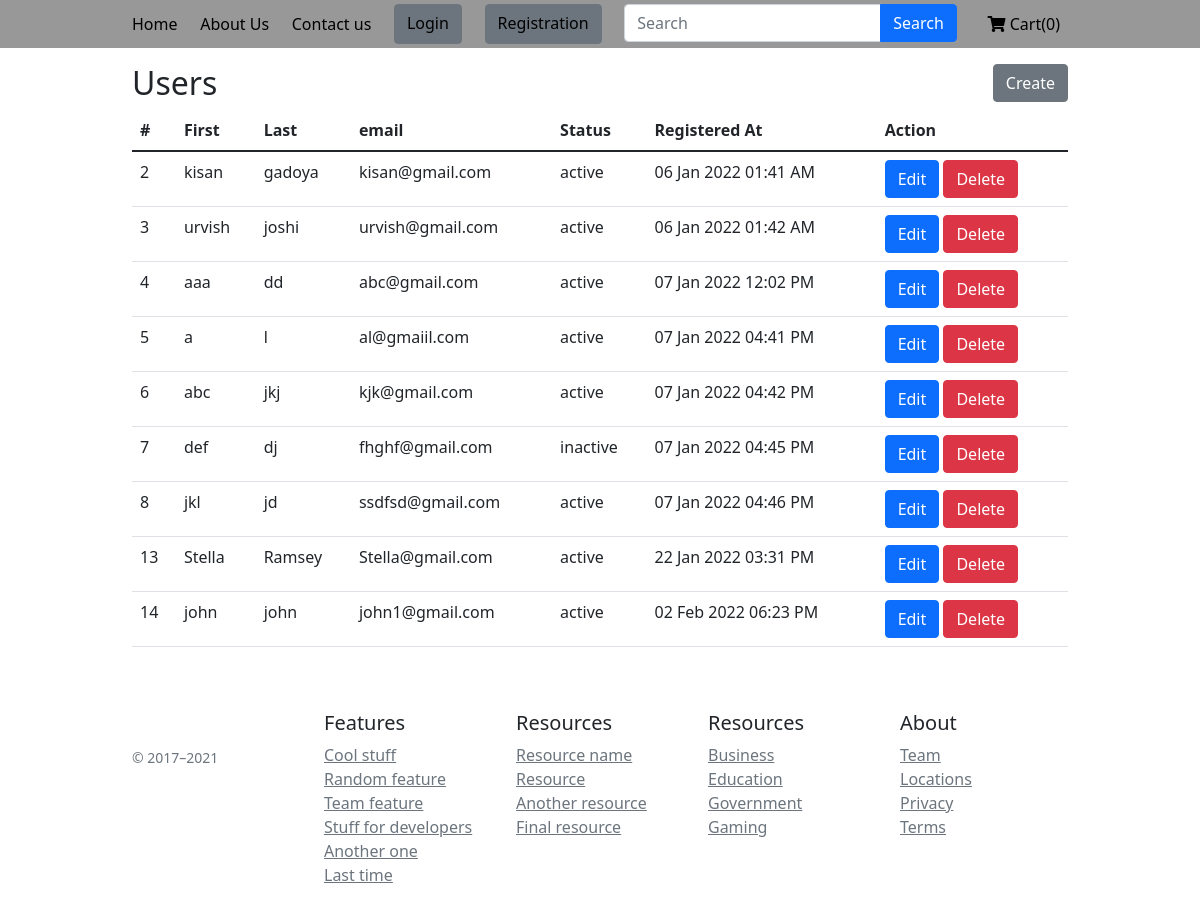
/users-list.php, run on the app's committed database.
### tables this page shows
CREATE TABLE `users` (
  `id` int(11) NOT NULL,
  `first_name` varchar(64) NOT NULL,
  `last_name` varchar(64) NOT NULL,
  `status` enum('active','inactive') NOT NULL DEFAULT 'active',
  `email` varchar(255) NOT NULL,
  `dob` date DEFAULT NULL,
  `gender` enum('Male','Female') NOT NULL DEFAULT 'Male',
  `height` float NOT NULL,
  `password` text NOT NULL,
  `user_type` int(4) NOT NULL DEFAULT 2 COMMENT '1-admin,2-user',
  `created_at` datetime NOT NULL DEFAULT current_timestamp()
);

### pages/users-list.php (called while the page is built, shortened)
<?php
$query = "select * from users where user_type='2'";
$result = mysqli_query($mysqli, $query);

### include/functions.php (called while the page is built, shortened)
<?php
function formattedDateTime($date)
{
    return date("d M Y h:i A", strtotime($date));
}

### users-list.php (the view, shortened to what this page needs)
<?php
include './include/top.php';
include './pages/users-list.php';
?>
<div class="container">
  <div class="row">
    <div class="col-6 mt-3">
      <h2>Users</h2>
    </div>
    <div class="col-6 mt-3 text-end"><a href="users-create.php" class="btn btn-secondary">Create</a></div>
  </div>
  <table class="table">
    <thead>
      <tr>
        <th scope="col">#</th>
        <th scope="col">First</th>
        <th scope="col">Last</th>
        <th scope="col">email</th>
        <th scope="col">Status</th>
        <th scope="col">Registered At</th>
        <th scope="col">Action</th>
      </tr>
    </thead>
    <tbody>
      <?php
      while ($row = mysqli_fetch_array($result)) { ?>
        <tr>
          <td scope="row"><?= $row['id'] ?></td>
          <td scope="row"><?= $row['first_name'] ?></td>
          <td scope="row"><?= $row['last_name'] ?></td>
          <td scope="row"><?= $row['email'] ?></td>
          <td scope="row"><?= $row['status'] ?></td>
          <td scope="row"><?= formattedDateTime($row['created_at']) ?> </td>
          <td><a class="btn btn-primary" href="users-update.php?id=<?= $row['id'] ?>">Edit</a>
            <a class="btn btn-danger" href="users-list.php?id=<?= $row['id'] ?>">Delete</a>
          </td>
        </tr>
      <?php } ?>
    </tbody>
  </table>
</div>
<?php include 'include/bottom.php'; ?>

### css/style.css (style rules this page uses)
.container { max-width: 960px; }

### data on the page
users: id "2", first_name "kisan", last_name "gadoya", email "kisan@gmail.com", status "active", created_at "06 Jan 2022 01:41 AM"
users: id "3", first_name "urvish", last_name "joshi", email "urvish@gmail.com", status "active", created_at "06 Jan 2022 01:42 AM"
users: id "4", first_name "aaa", last_name "dd", email "abc@gmail.com", status "active", created_at "07 Jan 2022 12:02 PM"
users: id "5", first_name "a", last_name "l", email "al@gmaiil.com", status "active", created_at "07 Jan 2022 04:41 PM"
users: id "6", first_name "abc", last_name "jkj", email "kjk@gmail.com", status "active", created_at "07 Jan 2022 04:42 PM"
users: id "7", first_name "def", last_name "dj", email "fhghf@gmail.com", status "inactive", created_at "07 Jan 2022 04:45 PM"
users: id "8", first_name "jkl", last_name "jd", email "ssdfsd@gmail.com", status "active", created_at "07 Jan 2022 04:46 PM"
users: id "13", first_name "Stella", last_name "Ramsey", email "Stella@gmail.com", status "active", created_at "22 Jan 2022 03:31 PM"
users: id "14", first_name "john", last_name "john", email "john1@gmail.com", status "active", created_at "02 Feb 2022 06:23 PM"

### other printed values
cartCounter() "0"
